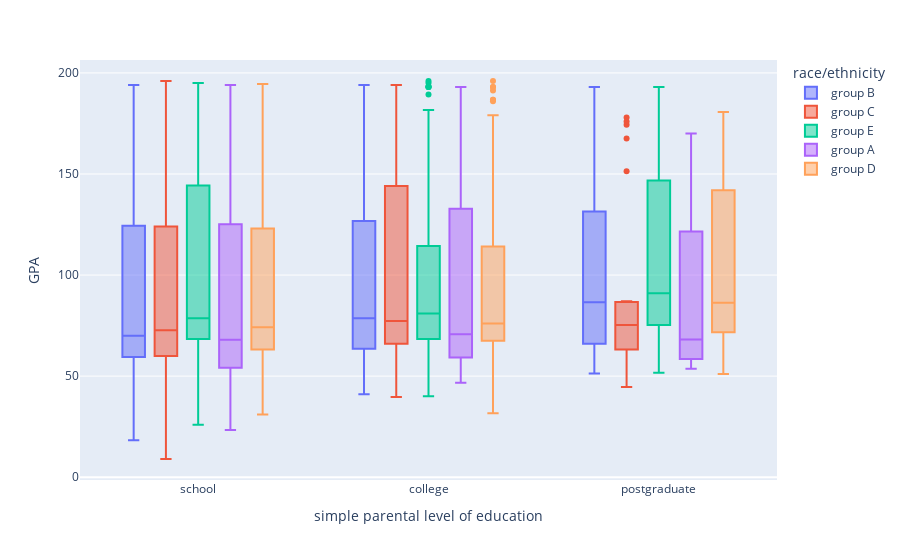

Notebook code cell kept with this figure:
### Code cell
fig = px.box(
    df_grades,
    x="simple parental level of education",
    y="GPA",
    color="race/ethnicity",
    hover_data=["GPA"],
)
fig.show()

### Figure 1 — Plotly figure (JSON) as saved in the notebook; plotly's stock layout.template omitted (floating-point values rounded to 4 significant figures; data arrays with more than 128 entries replaced by an {"elided": "..."} marker saying what was removed)
{"data": [{"alignmentgroup": "True", "hovertemplate": "race/ethnicity=group B<br>simple parental level of education=%{x}<br>GPA=%{y}<extra></extra>", "legendgroup": "group B", "marker": {"color": "#636efa"}, "name": "group B", "notched": false, "offsetgroup": "group B", "orientation": "v", "showlegend": true, "type": "box", "x": {"elided": "265 str values"}, "x0": " ", "xaxis": "x", "y": {"elided": "265 float values"}, "y0": " ", "yaxis": "y"}, {"alignmentgroup": "True", "hovertemplate": "race/ethnicity=group C<br>simple parental level of education=%{x}<br>GPA=%{y}<extra></extra>", "legendgroup": "group C", "marker": {"color": "#EF553B"}, "name": "group C", "notched": false, "offsetgroup": "group C", "orientation": "v", "showlegend": true, "type": "box", "x": {"elided": "452 str values"}, "x0": " ", "xaxis": "x", "y": {"elided": "452 float values"}, "y0": " ", "yaxis": "y"}, {"alignmentgroup": "True", "hovertemplate": "race/ethnicity=group E<br>simple parental level of education=%{x}<br>GPA=%{y}<extra></extra>", "legendgroup": "group E", "marker": {"color": "#00cc96"}, "name": "group E", "notched": false, "offsetgroup": "group E", "orientation": "v", "showlegend": true, "type": "box", "x": {"elided": "195 str values"}, "x0": " ", "xaxis": "x", "y": {"elided": "195 float values"}, "y0": " ", "yaxis": "y"}, {"alignmentgroup": "True", "hovertemplate": "race/ethnicity=group A<br>simple parental level of education=%{x}<br>GPA=%{y}<extra></extra>", "legendgroup": "group A", "marker": {"color": "#ab63fa"}, "name": "group A", "notched": false, "offsetgroup": "group A", "orientation": "v", "showlegend": true, "type": "box", "x": ["college", "college", "school", "college", "college", "college", "school", "college", "college", "school", "school", "school", "postgraduate", "school", "school", "college", "school", "college", "postgraduate", "school", "college", "college", "school", "school", "college", "college", "school", "college", "school", "school", "school", "college", "school", "postgraduate", "school", "school", "school", "school", "school", "school", "school", "postgraduate", "school", "college", "school", "school", "school", "school", "school", "school", "school", "school", "college", "school", "college", "college", "college", "college", "college", "school", "school", "school", "school", "school", "school", "school", "school", "school", "school", "college", "school", "school", "school", "school", "school", "college", "school", "school", "school", "college", "school", "school", "school", "school", "school", "school", "college", "school", "college", "school", "school", "school", "college", "school", "school", "school", "school", "school", "school", "school", "school", "college", "school", "school", "school", "college", "school", "college", "school", "school", "school", "college", "college", "school", "college", "school", "school", "school", "school", "school", "college", "college", "college", "school", "school"], "x0": " ", "xaxis": "x", "y": [79.67, 154.3, 41, 61.67, 67, 64, 130, 49.33, 56, 183, 154, 66, 170, 46.33, 64, 66.33, 54.33, 69.67, 63.33, 54.67, 152, 193, 54, 193, 60.67, 171, 61.33, 124, 55.33, 153, 85.33, 50, 68, 53.67, 23.33, 50.33, 158.5, 73, 51.67, 128.5, 61.33, 73, 94, 59.33, 52, 68.33, 149, 49, 51.67, 193, 73.33, 49, 176, 83.33, 86, 51.33, 91.67, 159, 75.33, 189, 162, 59.67, 68, 44.67, 194, 48, 150, 67, 48.33, 46.67, 62.67, 96.33, 153, 39.33, 69.67, 59, 37.33, 89, 66, 147, 142, 133, 52.33, 193, 77.67, 52.33, 89.33, 78.67, 50.33, 77, 44.67, 41.33, 81, 43.33, 171, 170, 159, 121.7, 76.67, 58.33, 78, 176, 47, 68, 74.67, 70.67, 133, 65, 78.33, 56.33, 59.33, 55.67, 128, 65, 60.67, 59.33, 67, 111.3, 80, 61, 49.33, 158.5, 93, 59, 74.67], "y0": " ", "yaxis": "y"}, {"alignmentgroup": "True", "hovertemplate": "race/ethnicity=group D<br>simple parental level of education=%{x}<br>GPA=%{y}<extra></extra>", "legendgroup": "group D", "marker": {"color": "#FFA15A"}, "name": "group D", "notched": false, "offsetgroup": "group D", "orientation": "v", "showlegend": true, "type": "box", "x": {"elided": "363 str values"}, "x0": " ", "xaxis": "x", "y": {"elided": "363 float values"}, "y0": " ", "yaxis": "y"}], "layout": {"boxmode": "group", "legend": {"title": {"text": "race/ethnicity"}, "tracegroupgap": 0}, "margin": {"t": 60}, "xaxis": {"anchor": "y", "domain": [0, 1], "title": {"text": "simple parental level of education"}}, "yaxis": {"anchor": "x", "domain": [0, 1], "title": {"text": "GPA"}}}}
